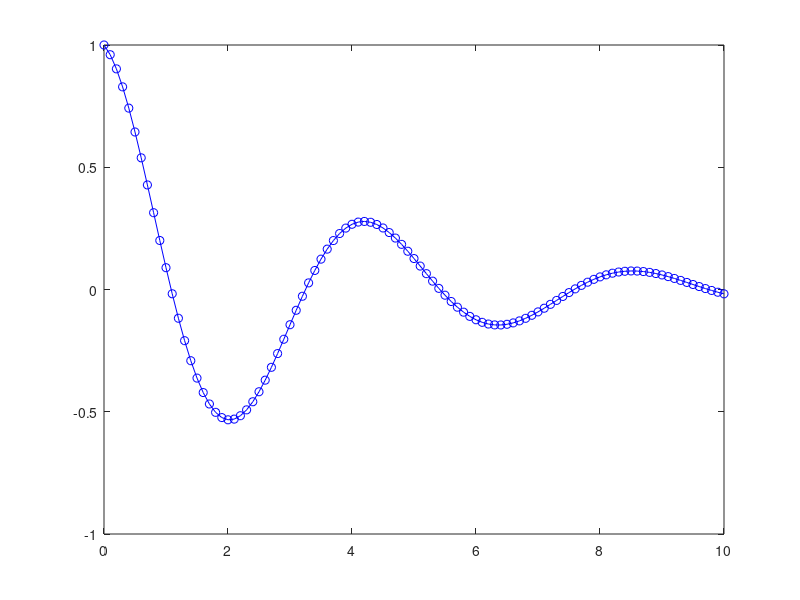

MATLAB code to generate this figure:
signal = [      
     0.000000000000000e+00     1.000000000000000e+00
     1.000000000000000e-01     9.602605016433359e-01
     2.000000000000000e-01     9.024359284483735e-01
     3.000000000000000e-01     8.288078712560965e-01
     4.000000000000000e-01     7.418607731917982e-01
     5.000000000000000e-01     6.442173381248866e-01
     6.000000000000001e-01     5.385747635008522e-01
     7.000000000000001e-01     4.276431041774688e-01
     8.000000000000000e-01     3.140869525349120e-01
     9.000000000000000e-01     2.004714806553881e-01
     1.000000000000000e+00     8.921373679971116e-02
     1.100000000000000e+00    -1.746007517083123e-02
     1.200000000000000e+00    -1.175507743110331e-01
     1.300000000000000e+00    -2.093154514673466e-01
     1.400000000000000e+00    -2.912895707139738e-01
     1.500000000000000e+00    -3.623018700714228e-01
     1.600000000000000e+00    -4.214821643008047e-01
     1.700000000000000e+00    -4.682622973659051e-01
     1.800000000000000e+00    -5.023706232616624e-01
     1.900000000000000e+00    -5.238205093343483e-01
     2.000000000000000e+00    -5.328934544264902e-01
     2.100000000000000e+00    -5.301174940849371e-01
     2.200000000000000e+00    -5.162416260417571e-01
     2.300000000000000e+00    -4.922070310223066e-01
     2.400000000000000e+00    -4.591158868777248e-01
     2.500000000000000e+00    -4.181985786936478e-01
     2.600000000000000e+00    -3.707800948592652e-01
     2.700000000000000e+00    -3.182463703688246e-01
     2.800000000000000e+00    -2.620112954156174e-01
     2.900000000000000e+00    -2.034850513887654e-01
     3.000000000000000e+00    -1.440443696260989e-01
     3.100000000000000e+00    -8.500523275960346e-02
     3.200000000000000e+00    -2.759845632773090e-02
     3.300000000000000e+00     2.705149834637163e-02
     3.400000000000000e+00     7.794421809571243e-02
     3.500000000000000e+00     1.242173662146461e-01
     3.600000000000000e+00     1.651569605876831e-01
     3.700000000000000e+00     2.002039016914343e-01
     3.800000000000000e+00     2.289568301822882e-01
     3.900000000000000e+00     2.511714671128440e-01
     4.000000000000000e+00     2.667566556289934e-01
     4.100000000000001e+00     2.757673803267929e-01
     4.200000000000000e+00     2.783950885700163e-01
     4.300000000000000e+00     2.749556764993574e-01
     4.400000000000000e+00     2.658755309506243e-01
     4.500000000000000e+00     2.516760370159109e-01
     4.600000000000001e+00     2.329569697158312e-01
     4.700000000000000e+00     2.103791875866499e-01
     4.800000000000001e+00     1.846470364849178e-01
     4.900000000000000e+00     1.564908542905505e-01
     5.000000000000000e+00     1.266499422943444e-01
     5.100000000000000e+00     9.585633784019237e-02
     5.199999999999999e+00     6.481968628692712e-02
     5.300000000000000e+00     3.421346964333351e-02
     5.399999999999999e+00     4.662805422247529e-03
     5.500000000000000e+00    -2.326601653328697e-02
     5.600000000000000e+00    -4.907413818867012e-02
     5.700000000000000e+00    -7.233680390069908e-02
     5.800000000000000e+00    -9.270806833961964e-02
     5.899999999999999e+00    -1.099235560338584e-01
     6.000000000000000e+00    -1.238013273796262e-01
     6.100000000000000e+00    -1.342409429891926e-01
     6.199999999999999e+00    -1.412208511749685e-01
     6.300000000000000e+00    -1.447942517214217e-01
     6.400000000000000e+00    -1.450836125470028e-01
     6.500000000000000e+00    -1.422740341911196e-01
     6.600000000000000e+00    -1.366056701853254e-01
     6.699999999999999e+00    -1.283654193078200e-01
     6.800000000000000e+00    -1.178781086093220e-01
     6.900000000000000e+00    -1.054973841691349e-01
     7.000000000000000e+00    -9.159652011437487e-02
     7.100000000000000e+00    -7.655934591122342e-02
     7.199999999999999e+00    -6.077147777693965e-02
     7.300000000000000e+00    -4.461202277778314e-02
     7.400000000000000e+00    -2.844590432001101e-02
     7.500000000000000e+00    -1.261693588049541e-02
     7.600000000000000e+00     2.558253458704867e-03
     7.699999999999999e+00     1.679536223393043e-02
     7.800000000000000e+00     2.984657355274383e-02
     7.900000000000000e+00     4.150369490356886e-02
     8.000000000000000e+00     5.160027335531824e-02
     8.100000000000000e+00     6.001270088133984e-02
     8.199999999999999e+00     6.666034513728272e-02
     8.300000000000001e+00     7.150475966784406e-02
     8.400000000000000e+00     7.454804393028196e-02
     8.500000000000000e+00     7.583043748440316e-02
     8.600000000000000e+00     7.542724405559308e-02
     8.699999999999999e+00     7.344518983980777e-02
     8.800000000000001e+00     7.001832636016676e-02
     8.900000000000000e+00     6.530359143618800e-02
     9.000000000000000e+00     5.947614247631851e-02
     9.100000000000000e+00     5.272457448996232e-02
     9.199999999999999e+00     4.524613111872490e-02
     9.300000000000001e+00     3.724201082800633e-02
     9.400000000000000e+00     2.891286243029825e-02
     9.500000000000000e+00     2.045455460534909e-02
     9.600000000000000e+00     1.205429333119149e-02
     9.699999999999999e+00     3.887149444751682e-03
     9.800000000000001e+00    -3.886953785177737e-03
     9.900000000000000e+00    -1.112575586704713e-02
     1.000000000000000e+01    -1.770665260154241e-02
     ];
 
 %first column of signal is x
 x = signal(:, 1);
 %second column of signal is y
 y = signal(:, 2);
 
 %plot the signal
 plot(x, y, 'b-o');

 %based on the graph, 5 points where sign change occurs
 Roots = ones(5,1);
 
 %secant method algorithm
 Roots(1) = x(12)-(y(12)*((x(12)-x(11))/(y(12)-y(11))));
 Roots(2) = x(34)-(y(34)*((x(34)-x(33))/(y(34)-y(33)))); 
 Roots(3) = x(56)-(y(56)*((x(56)-x(55))/(y(56)-y(55))));
 Roots(4) = x(77)-(y(77)*((x(77)-x(76))/(y(77)-y(76))));
 Roots(5) = x(99)-(y(99)*((x(99)-x(98))/(y(99)-y(98))));
 
 %initialize period data
 Period = ones(2,1);
  
 Period31 = Roots(3) - Roots(1);
 Period53 = Roots(5) - Roots(3);
 Period(1) = Period31;
 Period(2) = Period53;
 frequency = 1/mean(Period);
 display(frequency);

 